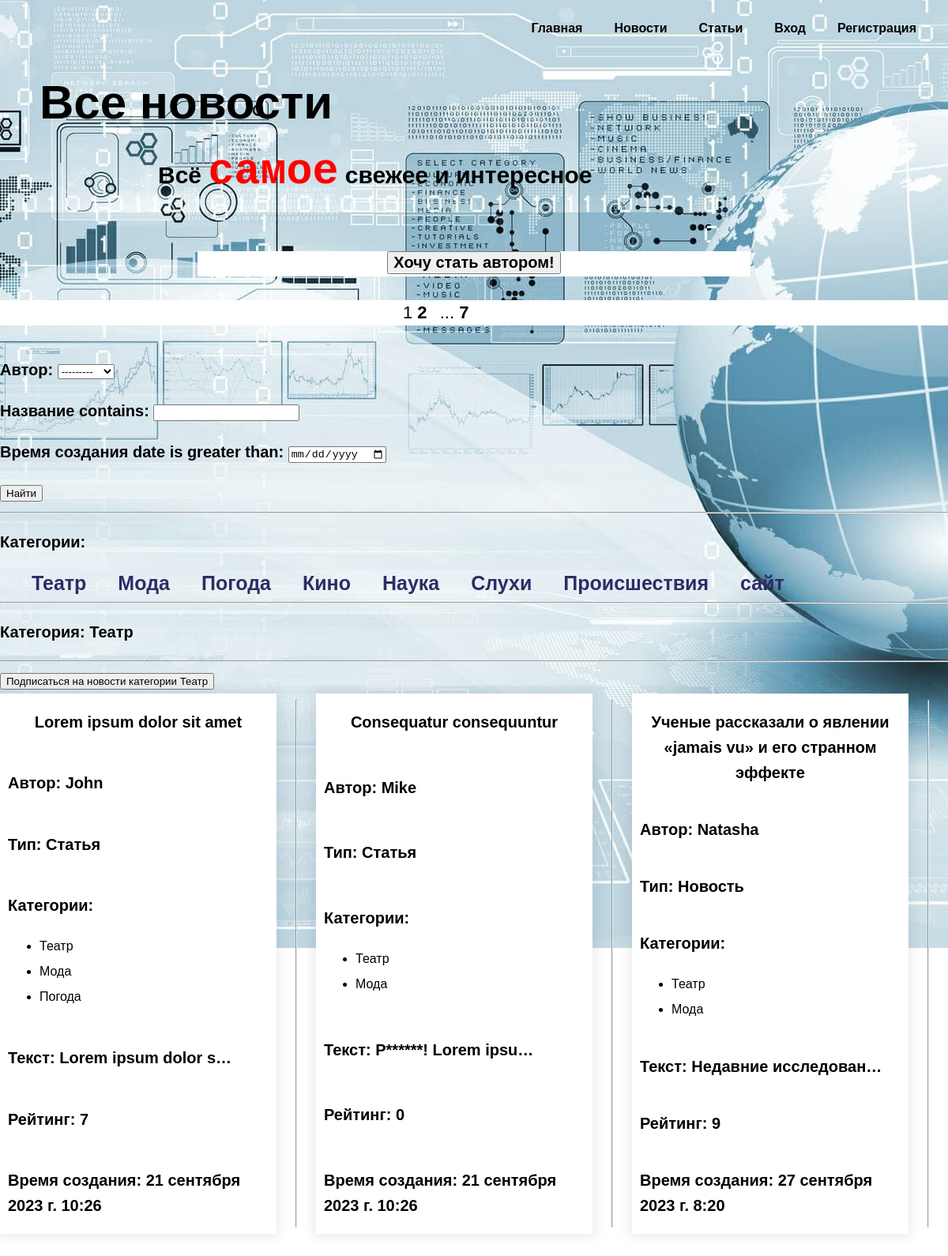
Screenshot of /category/teatr/ with the database file from the repository.
### mainapp/models.py (models this page shows, shortened)
class Category(models.Model):
    name = models.CharField(max_length=100, unique=True, verbose_name='Категория')
    slug = models.SlugField(max_length=255, unique=True, db_index=True, verbose_name="URL")
    subscribers = models.ManyToManyField(User, verbose_name='Подписки', related_name='followers', blank=True)
    class Meta:
        verbose_name = 'Категория'
        verbose_name_plural = 'Категории'
    def get_absolute_url(self):
        return reverse('category', kwargs={'category_slug': self.slug})
    def get_users_list(self):
        queryset_users = self.subscribers.values()
        return [i['username'] for i in queryset_users]

class Post(models.Model):
    STATYA = "St"
    NOVOST = "Nv"
    POST_TYPE_CHOICES = [
        (STATYA, "Статья"),
        (NOVOST, "Новость"),
    ]
    author = models.ForeignKey(Author, on_delete=models.CASCADE, related_name='author_post', verbose_name='Автор')
    type = models.CharField(max_length=2, choices=POST_TYPE_CHOICES, default=NOVOST, verbose_name='Тип поста')
    time_created = models.DateTimeField(auto_now_add=True, verbose_name='Время создания')
    category = models.ManyToManyField(Category, through="PostCategory", verbose_name='Категория', related_name='cats')
    title = models.CharField(max_length=255, verbose_name='Название')
    text = models.TextField(verbose_name='Текст')
    rating = models.IntegerField(default=0, verbose_name='Рейтинг')
    slug = models.SlugField(max_length=255, unique=True, db_index=True, verbose_name="URL")
    class Meta:
        verbose_name = 'Пост'
        verbose_name_plural = 'Посты'
    def get_absolute_url(self):
        return reverse('post', kwargs={'post_slug': self.slug})
    def get_category_list(self):
        queryset_category = self.category.values()
        return [i['name'] for i in queryset_category]

class Author(models.Model):
    user = models.OneToOneField(User, on_delete=models.CASCADE, verbose_name='Пользователь')
    rating = models.IntegerField(default=0, verbose_name='Рейтинг')
    post_per_day = models.IntegerField(blank=True, default=0)
    def __str__(self):
        return str(self.user)
    class Meta:
        verbose_name = 'Автор'
        verbose_name_plural = 'Авторы'

### mainapp/views.py (the view)
# urls.py: path('category/<slug:category_slug>/', CategoryPostList.as_view(), name='category'),
class CategoryPostList(ListView):
    model = Category
    template_name = 'mainapp/index.html'
    context_object_name = 'posts'
    paginate_by = 3
    def get_context_data(self, *, object_list=None, **kwargs):
        context = super().get_context_data(**kwargs)
        context['filterset'] = self.filterset
        cat = Category.objects.get(slug=self.kwargs['category_slug'])
        context['title'] = 'Категория:  ' + cat.name
        context['cat'] = cat.slug
        context['cat_name'] = cat.name
        context['cat_list'] = cat.get_users_list
        context['menu'] = menu
        return context
    def get_queryset(self):
        queryset = Post.objects.filter(category__slug=self.kwargs['category_slug'])
        self.filterset = PostFilter(self.request.GET, queryset)
        return self.filterset.qs

### mainapp/templatetags/custom_filters.py (called while the page is built)
@register.filter()
def bad_words(text_string):
    res = []
    try:
        for word in text_string.split():
            if word.lower().strip(punctuation) in bad_words2:
                if word[-1] in punctuation:
                    word = word[0] + '*' * (len(word) - 2) + word[-1]
                else:
                    word = word[0] + '*' * (len(word) - 1)
            res.append(word)
    except Exception:
        print("Oops! That was no string. Try again...")
    return ' '.join(res)

@register.simple_tag(takes_context=True)
def url_replace(context, **kwargs):
    d = context['request'].GET.copy()
    for k, v in kwargs.items():
        d[k] = v
    return d.urlencode()

### mainapp/templatetags/news_tags.py (called while the page is built)
@register.inclusion_tag('mainapp/list_cats.html')
def show_all_cats():
    return {"cats": Category.objects.all()}

### mainapp/templates/mainapp/index.html
{% extends 'mainapp/show-all-posts.html' %}
{% block category %}
<hr>
<p> {{ title }} </p>
<hr>
{% if user.username in cat_list %}
    <p>Вы подписаны на новости в категории {{ cat_name }}</p>
{% else %}
    <form action="{% url 'subscr' slug=cat %}" method="get">
        <button type="submit">Подписаться на новости категории {{ cat_name }}</button>
    </form>
{% endif %}
{% endblock %}

### mainapp/templates/mainapp/show-all-posts.html (shortened to what this page needs)
{% extends 'mainapp/base.html' %}
{% load custom_filters %}
{% load news_tags %}
{% load static %}
{% block extrastyle %}
<link rel="stylesheet" href="{% static 'mainapp/css/show-all-posts-style.css' %}">
{% endblock %}
{% block main %}
	<main class="main-page">
		<div class="container">
		<h1 class="heading">Все новости</h1>
		<p>Всё <span>самое</span> свежее и интересное</p>
		</div>
	</main>
	{% endblock main %}
{% block content %}
<div class="wanna_be">
	{% if user.username in author_list %}
		<p>Привет, <span>{{ user.username }}</span>! Ждём от тебя новых постов!</p>
	{% else %}
		<button> <a href="{% url 'upgrade' %}"> Хочу стать автором!</a> </button>
	{% endif %}
</div>
<div class="temporary">
 <div class="pagination">
   {{ page_obj.number }}
   {% if page_obj.has_next %}
       <a href="?{% url_replace page=page_obj.next_page_number %}">{{ page_obj.next_page_number }}</a>
       {% if paginator.num_pages != page_obj.next_page_number %}
           ...
           <a href="?{% url_replace page=page_obj.paginator.num_pages %}">{{ page_obj.paginator.num_pages }}</a>
       {% endif %}
   {% endif %}
</div>
</div>
	<div>
	<form action="" method="get">
       {{ filterset.form.as_p }}
       <input type="submit" value="Найти" />
   </form>
   <hr>
</div>
<div class="category_list">
	{% show_all_cats %}
</div>
{% block category %}
{% endblock %}
	<div id="blog-posts" class="blog-cards">
			{% for p in posts %}
			<div class="blog-card-page 1">
				<div class="blog-title-page"><p><a href="{{ p.get_absolute_url }}">{{ p.title|truncatewords:12|bad_words }}</a></p></div>
				<div class="blog-date-page"><p>Автор: {{ p.author }}</p></div>
				<div class="blog-date-page"><p>Тип: {{ p.get_type_display }}</p></div>
				<div class="blog-date-page">
					<p class="post-content">Категории:
						<ul>
							{% for cat in  p.get_category_list %}
								<li>{{ cat }}</li>
							{% endfor %}
						</ul>
					</p>
				</div>
				<div class="blog-date-page"><p>Текст: {{ p.text|truncatechars:20|bad_words }}</p></div>
				<div class="blog-date-page"><p>Рейтинг: {{ p.rating }}</p></div>
				<div class="blog-date-page"><p>Время создания: {{ p.time_created }}</p></div>
			</div>
		<hr>
			{% endfor %}
		</div>
{% endblock content %}

### mainapp/templates/mainapp/list_cats.html
{% if cats %}
    <p>Категории:</p>
    <ul class="cats-list">
        {% for c in cats %}
        <li><a href="{{ c.get_absolute_url }}">{{c.name}}</a></li>
        {% endfor %}
    </ul>
{% endif %}

### static/mainapp/css/home-style.css (style rules this page uses)
*,*:before,*:after { -moz-box-sizing: border-box; -webkit-box-sizing: border-box; box-sizing: border-box; }
body { margin: 0; min-width: 960px; font-family: "Montserrat", "Helvetica", "Arial", sans-serif; font-size: 16px; line-height: 32px; background-image: url("../images/news_1.jpg"); background-repeat: no-repeat; background-position: top center; }
a { text-decoration: none; color: black; font-weight: 600; }
li { margin-right: 40px; }
.heading { margin: 0 0 24px; font-size: 60px; line-height: 96px; }
.main-page span { color: red; font-size: 55px; font-family: monospace; }
.main-page { margin-bottom: 480px; }
.main-page .container { max-width: 1440px; margin:0 auto; padding-left: 50px; }
.main-page p { font-size: 30px; margin-left: 150px; margin-top: 0; }

### static/mainapp/css/show-all-posts-style.css (style rules this page uses)
body { background-image: url("../images/news_2.jpg"); font-family: "Montserrat", "Helvetica", "Arial", sans-serif; font-size: 16px; line-height: 32px; }
.heading { margin: 0 0 24px; font-size: 60px; line-height: 96px; }
.main-page span { color: red; font-size: 55px; font-family: monospace; }
.main-page { margin-bottom: 80px; }
.temporary { width: auto; background-color: white; }
.pagination { width:180px; margin: 0px auto; margin-bottom:40px; font-size: 22px; }
.pagination a { margin-right: 10px; }
.blog-cards { width: 100%; height: auto; display: flex; flex-wrap: wrap; justify-content: space-between; row-gap: 20px; margin-bottom: 50px; }
.blog-card-page { width: 350px; height: auto; background: #fff; display: flex; flex-direction: column; justify-content: space-between; box-shadow:0 0 15px 4px rgba(0,0,0,0.08); }
.blog-title-page { text-align: center; font-size: 18px; font-weight: bold; }
.blog-date-page { margin-left: 10px; margin-bottom 0px; padding 0px; }
.wanna_be { width: 700px; text-align: center; margin: 0px auto; margin-bottom: 30px; background-color: white; }
.wanna_be a, p { font-size: 20px; font-weight: 700; }
.cats-list a { text-decoration: none; font-weight: 600; color: #2d2c65; }
.category_list .cats-list { max-width: 1440px; margin:0 auto; margin-top: 20px; display: flex; justify-content: flex-start; list-style-type: none; font-size: 25px; }

### rows the page displays
Category: name "Театр", get_category_list "Театр" "Театр" "Театр"
Category: name "Мода", get_category_list "Мода" "Мода" "Мода"
Category: name "Погода", get_category_list "Погода"
Category: name "Кино"
Category: name "Наука"
Category: name "Слухи"
Category: name "Происшествия"
Category: name "сайт"
Post: title|bad_words "Lorem ipsum dolor sit amet", author "John", type "Статья", text|bad_words "Lorem ipsum dolor s…", rating "7", time_created "21 сентября 2023 г. 10:26"
Post: title|bad_words "Consequatur consequuntur", author "Mike", type "Статья", text|bad_words "Р******! Lorem ipsu…", rating "0", time_created "21 сентября 2023 г. 10:26"
Post: title|bad_words "Ученые рассказали о явлении «jamais vu» и его странном эффекте", author "Natasha", type "Новость", text|bad_words "Недавние исследован…", rating "9", time_created "27 сентября 2023 г. 8:20"

### other values shown
{{ m.title }} "Главная" "Новости" "Статьи"
{{ page_obj.number }} "1"
{{ page_obj.next_page_number }} "2"
{{ page_obj.paginator.num_pages }} "7"
{{ title }} "Категория: Театр"
